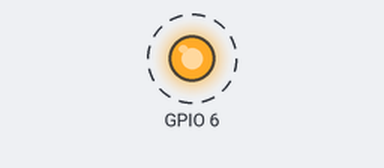
This program was run on a simulated Raspberry Pi (BCM pin numbers). Shown: output pins drawn as LEDs (lit = HIGH). Dashed ring = blinking. What the program prints to the terminal is not drawn. At 8.0 s the program stops and its outputs stay as they are.

Above: at 0.5 s.
Timing chart, 0 to 4.6 s (numbered marks = the images above):
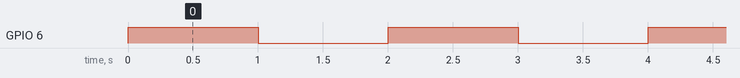

The program:

led_flash.py
```python
import gpiod
import time

led = (0, 6)

if __name__ == '__main__':

    with gpiod.Chip(f'gpiochip{led[0]}') as chip:
        line = chip.get_line(led[1])
        line.request(consumer='hello', type=gpiod.LINE_REQ_DIR_OUT)
        for i in range(4):
            line.set_value(1)
            print("on")
            time.sleep(1)
            line.set_value(0)
            print("off")
            time.sleep(1)
```

Measured:
- by itself, GPIO 6: alternates HIGH for 1.0 s and LOW for 1.0 s, 8 changes in all, then stays LOW
